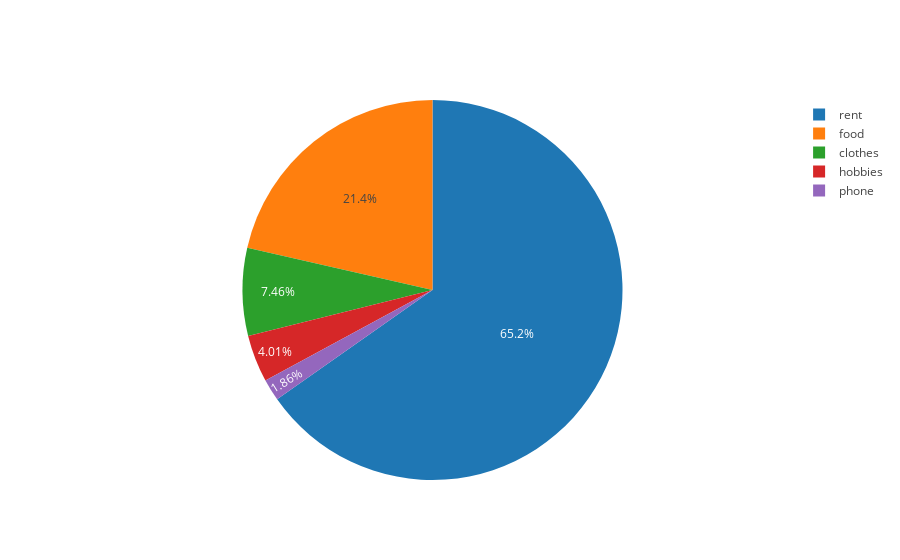

Notebook cell for this chart:
### Markdown cell above
###  <center style='color:blue'>  pie charts </center>

### Code cell
labels = ['rent','food','clothes','hobbies','phone']
values = [700,230,80,43,20]

trace = go.Pie(labels=labels, values=values)

iplot([trace], filename='basic_pie_chart')

### Figure 1 — Plotly figure (JSON) as saved in the notebook; plotly's stock layout.template omitted (floating-point values rounded to 4 significant figures)
{"data": [{"labels": ["rent", "food", "clothes", "hobbies", "phone"], "type": "pie", "values": [700, 230, 80, 43, 20]}], "layout": {}}
